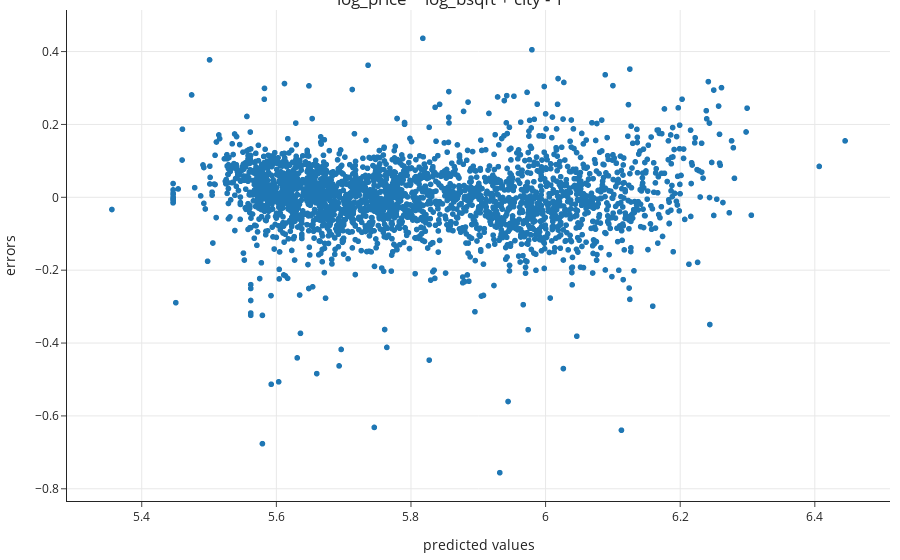

The code cell stored with this chart in its notebook:
### Code cell
fig = px.scatter(x=predicted_5, y=resids_5, 
                labels={
                     "y": "errors",
                     "x": "predicted values"},
                title ="log_price ~ log_bsqft + city - 1")

fig

### Figure 1 — Plotly figure (JSON) as saved in the notebook; plotly's stock layout.template omitted (floating-point values rounded to 4 significant figures; data arrays with more than 128 entries replaced by an {"elided": "..."} marker saying what was removed)
{"data": [{"hovertemplate": "predicted values=%{x}<br>errors=%{y}<extra></extra>", "legendgroup": "", "marker": {"color": "#1F77B4", "symbol": "circle"}, "mode": "markers", "name": "", "showlegend": false, "type": "scattergl", "x": {"elided": "2667 float values"}, "xaxis": "x", "y": {"elided": "2667 float values"}, "yaxis": "y"}], "layout": {"autosize": true, "legend": {"tracegroupgap": 0}, "title": {"text": "log_price ~ log_bsqft + city - 1"}, "xaxis": {"anchor": "y", "autorange": true, "domain": [0, 1], "range": [5.288, 6.513], "title": {"text": "predicted values"}, "type": "linear"}, "yaxis": {"anchor": "x", "autorange": true, "domain": [0, 1], "range": [-0.8416, 0.5222], "title": {"text": "errors"}, "type": "linear"}}}
